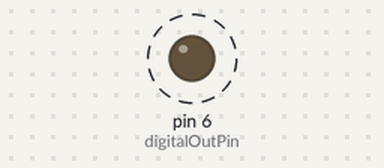
Bench run of a sketch on a simulated Arduino Uno, built with avr-gcc and run on an emulated ATmega328P. Shown: output pins drawn as LEDs (lit = HIGH). Dashed ring = blinking.

Above: at 0.2 s.
Timing chart, 0 to 3.0 s (numbered marks = the images above):
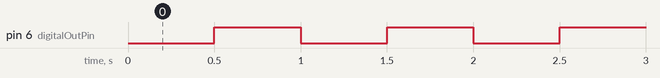

Measured:
- by itself, pin 6 (digitalOutPin): alternates HIGH for 0.50 s and LOW for 0.50 s

The sketch:

03_digitalActuator.ino
```cpp
// use one of these digital actuators from your Grove Kit
// https://wiki.seeedstudio.com/Grove-LED_Socket_Kit/
// https://wiki.seeedstudio.com/Grove-Relay/ > do not connect 220V devices!!!

// These constants won't change. They're used to give names to the pins used:
const int digitalOutPin = 6;  // digital output pin that the actuator is attached to


void setup() {

  // initialize digital pin as an output:
  pinMode(digitalOutPin, OUTPUT);

}

void loop() {

  // delay
  delay(500);

  // digital output on (= 'HIGH' or '1')
  digitalWrite(digitalOutPin, HIGH);

  // delay
  delay(500);

  // digital output on (= 'LOW' or '0')
  digitalWrite(digitalOutPin, LOW);

}
```
